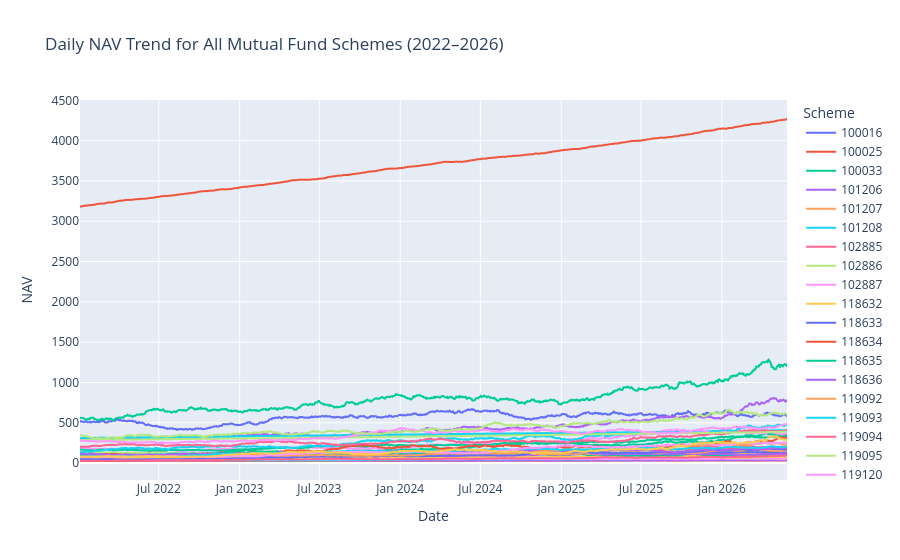

Notebook code for this chart:
### Markdown cell above
NAV - Trend - Analysis

### Code cell
fig = px.line(
    nav_df,
    x='date',
    y='nav',
    color='amfi_code',
    title='Daily NAV Trend for All Mutual Fund Schemes (2022–2026)',
    labels={
        'date': 'Date',
        'nav': 'NAV',
        'amfi_code': 'Scheme'
    }
)
fig.write_image(
    "../Charts/nav_trend.png"
)
fig.show()

### Figure 1 — Plotly figure (JSON) as saved in the notebook; plotly's stock layout.template omitted (floating-point values rounded to 4 significant figures; data arrays with more than 128 entries replaced by an {"elided": "..."} marker saying what was removed)
{"data": [{"hovertemplate": "Scheme=100016<br>Date=%{x}<br>NAV=%{y}<extra></extra>", "legendgroup": "100016", "line": {"color": "#636efa", "dash": "solid"}, "marker": {"symbol": "circle"}, "mode": "lines", "name": "100016", "showlegend": true, "type": "scattergl", "x": {"elided": "1150 str values"}, "xaxis": "x", "y": {"elided": "1150 float values"}, "yaxis": "y"}, {"hovertemplate": "Scheme=100025<br>Date=%{x}<br>NAV=%{y}<extra></extra>", "legendgroup": "100025", "line": {"color": "#EF553B", "dash": "solid"}, "marker": {"symbol": "circle"}, "mode": "lines", "name": "100025", "showlegend": true, "type": "scattergl", "x": {"elided": "1150 str values"}, "xaxis": "x", "y": {"elided": "1150 float values"}, "yaxis": "y"}, {"hovertemplate": "Scheme=100033<br>Date=%{x}<br>NAV=%{y}<extra></extra>", "legendgroup": "100033", "line": {"color": "#00cc96", "dash": "solid"}, "marker": {"symbol": "circle"}, "mode": "lines", "name": "100033", "showlegend": true, "type": "scattergl", "x": {"elided": "1150 str values"}, "xaxis": "x", "y": {"elided": "1150 float values"}, "yaxis": "y"}, {"hovertemplate": "Scheme=101206<br>Date=%{x}<br>NAV=%{y}<extra></extra>", "legendgroup": "101206", "line": {"color": "#ab63fa", "dash": "solid"}, "marker": {"symbol": "circle"}, "mode": "lines", "name": "101206", "showlegend": true, "type": "scattergl", "x": {"elided": "1150 str values"}, "xaxis": "x", "y": {"elided": "1150 float values"}, "yaxis": "y"}, {"hovertemplate": "Scheme=101207<br>Date=%{x}<br>NAV=%{y}<extra></extra>", "legendgroup": "101207", "line": {"color": "#FFA15A", "dash": "solid"}, "marker": {"symbol": "circle"}, "mode": "lines", "name": "101207", "showlegend": true, "type": "scattergl", "x": {"elided": "1150 str values"}, "xaxis": "x", "y": {"elided": "1150 float values"}, "yaxis": "y"}, {"hovertemplate": "Scheme=101208<br>Date=%{x}<br>NAV=%{y}<extra></extra>", "legendgroup": "101208", "line": {"color": "#19d3f3", "dash": "solid"}, "marker": {"symbol": "circle"}, "mode": "lines", "name": "101208", "showlegend": true, "type": "scattergl", "x": {"elided": "1150 str values"}, "xaxis": "x", "y": {"elided": "1150 float values"}, "yaxis": "y"}, {"hovertemplate": "Scheme=102885<br>Date=%{x}<br>NAV=%{y}<extra></extra>", "legendgroup": "102885", "line": {"color": "#FF6692", "dash": "solid"}, "marker": {"symbol": "circle"}, "mode": "lines", "name": "102885", "showlegend": true, "type": "scattergl", "x": {"elided": "1150 str values"}, "xaxis": "x", "y": {"elided": "1150 float values"}, "yaxis": "y"}, {"hovertemplate": "Scheme=102886<br>Date=%{x}<br>NAV=%{y}<extra></extra>", "legendgroup": "102886", "line": {"color": "#B6E880", "dash": "solid"}, "marker": {"symbol": "circle"}, "mode": "lines", "name": "102886", "showlegend": true, "type": "scattergl", "x": {"elided": "1150 str values"}, "xaxis": "x", "y": {"elided": "1150 float values"}, "yaxis": "y"}, {"hovertemplate": "Scheme=102887<br>Date=%{x}<br>NAV=%{y}<extra></extra>", "legendgroup": "102887", "line": {"color": "#FF97FF", "dash": "solid"}, "marker": {"symbol": "circle"}, "mode": "lines", "name": "102887", "showlegend": true, "type": "scattergl", "x": {"elided": "1150 str values"}, "xaxis": "x", "y": {"elided": "1150 float values"}, "yaxis": "y"}, {"hovertemplate": "Scheme=118632<br>Date=%{x}<br>NAV=%{y}<extra></extra>", "legendgroup": "118632", "line": {"color": "#FECB52", "dash": "solid"}, "marker": {"symbol": "circle"}, "mode": "lines", "name": "118632", "showlegend": true, "type": "scattergl", "x": {"elided": "1150 str values"}, "xaxis": "x", "y": {"elided": "1150 float values"}, "yaxis": "y"}, {"hovertemplate": "Scheme=118633<br>Date=%{x}<br>NAV=%{y}<extra></extra>", "legendgroup": "118633", "line": {"color": "#636efa", "dash": "solid"}, "marker": {"symbol": "circle"}, "mode": "lines", "name": "118633", "showlegend": true, "type": "scattergl", "x": {"elided": "1150 str values"}, "xaxis": "x", "y": {"elided": "1150 float values"}, "yaxis": "y"}, {"hovertemplate": "Scheme=118634<br>Date=%{x}<br>NAV=%{y}<extra></extra>", "legendgroup": "118634", "line": {"color": "#EF553B", "dash": "solid"}, "marker": {"symbol": "circle"}, "mode": "lines", "name": "118634", "showlegend": true, "type": "scattergl", "x": {"elided": "1150 str values"}, "xaxis": "x", "y": {"elided": "1150 float values"}, "yaxis": "y"}, {"hovertemplate": "Scheme=118635<br>Date=%{x}<br>NAV=%{y}<extra></extra>", "legendgroup": "118635", "line": {"color": "#00cc96", "dash": "solid"}, "marker": {"symbol": "circle"}, "mode": "lines", "name": "118635", "showlegend": true, "type": "scattergl", "x": {"elided": "1150 str values"}, "xaxis": "x", "y": {"elided": "1150 float values"}, "yaxis": "y"}, {"hovertemplate": "Scheme=118636<br>Date=%{x}<br>NAV=%{y}<extra></extra>", "legendgroup": "118636", "line": {"color": "#ab63fa", "dash": "solid"}, "marker": {"symbol": "circle"}, "mode": "lines", "name": "118636", "showlegend": true, "type": "scattergl", "x": {"elided": "1150 str values"}, "xaxis": "x", "y": {"elided": "1150 float values"}, "yaxis": "y"}, {"hovertemplate": "Scheme=119092<br>Date=%{x}<br>NAV=%{y}<extra></extra>", "legendgroup": "119092", "line": {"color": "#FFA15A", "dash": "solid"}, "marker": {"symbol": "circle"}, "mode": "lines", "name": "119092", "showlegend": true, "type": "scattergl", "x": {"elided": "1150 str values"}, "xaxis": "x", "y": {"elided": "1150 float values"}, "yaxis": "y"}, {"hovertemplate": "Scheme=119093<br>Date=%{x}<br>NAV=%{y}<extra></extra>", "legendgroup": "119093", "line": {"color": "#19d3f3", "dash": "solid"}, "marker": {"symbol": "circle"}, "mode": "lines", "name": "119093", "showlegend": true, "type": "scattergl", "x": {"elided": "1150 str values"}, "xaxis": "x", "y": {"elided": "1150 float values"}, "yaxis": "y"}, {"hovertemplate": "Scheme=119094<br>Date=%{x}<br>NAV=%{y}<extra></extra>", "legendgroup": "119094", "line": {"color": "#FF6692", "dash": "solid"}, "marker": {"symbol": "circle"}, "mode": "lines", "name": "119094", "showlegend": true, "type": "scattergl", "x": {"elided": "1150 str values"}, "xaxis": "x", "y": {"elided": "1150 float values"}, "yaxis": "y"}, {"hovertemplate": "Scheme=119095<br>Date=%{x}<br>NAV=%{y}<extra></extra>", "legendgroup": "119095", "line": {"color": "#B6E880", "dash": "solid"}, "marker": {"symbol": "circle"}, "mode": "lines", "name": "119095", "showlegend": true, "type": "scattergl", "x": {"elided": "1150 str values"}, "xaxis": "x", "y": {"elided": "1150 float values"}, "yaxis": "y"}, {"hovertemplate": "Scheme=119120<br>Date=%{x}<br>NAV=%{y}<extra></extra>", "legendgroup": "119120", "line": {"color": "#FF97FF", "dash": "solid"}, "marker": {"symbol": "circle"}, "mode": "lines", "name": "119120", "showlegend": true, "type": "scattergl", "x": {"elided": "1150 str values"}, "xaxis": "x", "y": {"elided": "1150 float values"}, "yaxis": "y"}, {"hovertemplate": "Scheme=119551<br>Date=%{x}<br>NAV=%{y}<extra></extra>", "legendgroup": "119551", "line": {"color": "#FECB52", "dash": "solid"}, "marker": {"symbol": "circle"}, "mode": "lines", "name": "119551", "showlegend": true, "type": "scattergl", "x": {"elided": "1150 str values"}, "xaxis": "x", "y": {"elided": "1150 float values"}, "yaxis": "y"}, {"hovertemplate": "Scheme=119552<br>Date=%{x}<br>NAV=%{y}<extra></extra>", "legendgroup": "119552", "line": {"color": "#636efa", "dash": "solid"}, "marker": {"symbol": "circle"}, "mode": "lines", "name": "119552", "showlegend": true, "type": "scattergl", "x": {"elided": "1150 str values"}, "xaxis": "x", "y": {"elided": "1150 float values"}, "yaxis": "y"}, {"hovertemplate": "Scheme=119598<br>Date=%{x}<br>NAV=%{y}<extra></extra>", "legendgroup": "119598", "line": {"color": "#EF553B", "dash": "solid"}, "marker": {"symbol": "circle"}, "mode": "lines", "name": "119598", "showlegend": true, "type": "scattergl", "x": {"elided": "1150 str values"}, "xaxis": "x", "y": {"elided": "1150 float values"}, "yaxis": "y"}, {"hovertemplate": "Scheme=119599<br>Date=%{x}<br>NAV=%{y}<extra></extra>", "legendgroup": "119599", "line": {"color": "#00cc96", "dash": "solid"}, "marker": {"symbol": "circle"}, "mode": "lines", "name": "119599", "showlegend": true, "type": "scattergl", "x": {"elided": "1150 str values"}, "xaxis": "x", "y": {"elided": "1150 float values"}, "yaxis": "y"}, {"hovertemplate": "Scheme=120503<br>Date=%{x}<br>NAV=%{y}<extra></extra>", "legendgroup": "120503", "line": {"color": "#ab63fa", "dash": "solid"}, "marker": {"symbol": "circle"}, "mode": "lines", "name": "120503", "showlegend": true, "type": "scattergl", "x": {"elided": "1150 str values"}, "xaxis": "x", "y": {"elided": "1150 float values"}, "yaxis": "y"}, {"hovertemplate": "Scheme=120504<br>Date=%{x}<br>NAV=%{y}<extra></extra>", "legendgroup": "120504", "line": {"color": "#FFA15A", "dash": "solid"}, "marker": {"symbol": "circle"}, "mode": "lines", "name": "120504", "showlegend": true, "type": "scattergl", "x": {"elided": "1150 str values"}, "xaxis": "x", "y": {"elided": "1150 float values"}, "yaxis": "y"}, {"hovertemplate": "Scheme=120505<br>Date=%{x}<br>NAV=%{y}<extra></extra>", "legendgroup": "120505", "line": {"color": "#19d3f3", "dash": "solid"}, "marker": {"symbol": "circle"}, "mode": "lines", "name": "120505", "showlegend": true, "type": "scattergl", "x": {"elided": "1150 str values"}, "xaxis": "x", "y": {"elided": "1150 float values"}, "yaxis": "y"}, {"hovertemplate": "Scheme=120506<br>Date=%{x}<br>NAV=%{y}<extra></extra>", "legendgroup": "120506", "line": {"color": "#FF6692", "dash": "solid"}, "marker": {"symbol": "circle"}, "mode": "lines", "name": "120506", "showlegend": true, "type": "scattergl", "x": {"elided": "1150 str values"}, "xaxis": "x", "y": {"elided": "1150 float values"}, "yaxis": "y"}, {"hovertemplate": "Scheme=120507<br>Date=%{x}<br>NAV=%{y}<extra></extra>", "legendgroup": "120507", "line": {"color": "#B6E880", "dash": "solid"}, "marker": {"symbol": "circle"}, "mode": "lines", "name": "120507", "showlegend": true, "type": "scattergl", "x": {"elided": "1150 str values"}, "xaxis": "x", "y": {"elided": "1150 float values"}, "yaxis": "y"}, {"hovertemplate": "Scheme=120841<br>Date=%{x}<br>NAV=%{y}<extra></extra>", "legendgroup": "120841", "line": {"color": "#FF97FF", "dash": "solid"}, "marker": {"symbol": "circle"}, "mode": "lines", "name": "120841", "showlegend": true, "type": "scattergl", "x": {"elided": "1150 str values"}, "xaxis": "x", "y": {"elided": "1150 float values"}, "yaxis": "y"}, {"hovertemplate": "Scheme=120842<br>Date=%{x}<br>NAV=%{y}<extra></extra>", "legendgroup": "120842", "line": {"color": "#FECB52", "dash": "solid"}, "marker": {"symbol": "circle"}, "mode": "lines", "name": "120842", "showlegend": true, "type": "scattergl", "x": {"elided": "1150 str values"}, "xaxis": "x", "y": {"elided": "1150 float values"}, "yaxis": "y"}, {"hovertemplate": "Scheme=120843<br>Date=%{x}<br>NAV=%{y}<extra></extra>", "legendgroup": "120843", "line": {"color": "#636efa", "dash": "solid"}, "marker": {"symbol": "circle"}, "mode": "lines", "name": "120843", "showlegend": true, "type": "scattergl", "x": {"elided": "1150 str values"}, "xaxis": "x", "y": {"elided": "1150 float values"}, "yaxis": "y"}, {"hovertemplate": "Scheme=120844<br>Date=%{x}<br>NAV=%{y}<extra></extra>", "legendgroup": "120844", "line": {"color": "#EF553B", "dash": "solid"}, "marker": {"symbol": "circle"}, "mode": "lines", "name": "120844", "showlegend": true, "type": "scattergl", "x": {"elided": "1150 str values"}, "xaxis": "x", "y": {"elided": "1150 float values"}, "yaxis": "y"}, {"hovertemplate": "Scheme=125497<br>Date=%{x}<br>NAV=%{y}<extra></extra>", "legendgroup": "125497", "line": {"color": "#00cc96", "dash": "solid"}, "marker": {"symbol": "circle"}, "mode": "lines", "name": "125497", "showlegend": true, "type": "scattergl", "x": {"elided": "1150 str values"}, "xaxis": "x", "y": {"elided": "1150 float values"}, "yaxis": "y"}, {"hovertemplate": "Scheme=125498<br>Date=%{x}<br>NAV=%{y}<extra></extra>", "legendgroup": "125498", "line": {"color": "#ab63fa", "dash": "solid"}, "marker": {"symbol": "circle"}, "mode": "lines", "name": "125498", "showlegend": true, "type": "scattergl", "x": {"elided": "1150 str values"}, "xaxis": "x", "y": {"elided": "1150 float values"}, "yaxis": "y"}, {"hovertemplate": "Scheme=148567<br>Date=%{x}<br>NAV=%{y}<extra></extra>", "legendgroup": "148567", "line": {"color": "#FFA15A", "dash": "solid"}, "marker": {"symbol": "circle"}, "mode": "lines", "name": "148567", "showlegend": true, "type": "scattergl", "x": {"elided": "1150 str values"}, "xaxis": "x", "y": {"elided": "1150 float values"}, "yaxis": "y"}, {"hovertemplate": "Scheme=148568<br>Date=%{x}<br>NAV=%{y}<extra></extra>", "legendgroup": "148568", "line": {"color": "#19d3f3", "dash": "solid"}, "marker": {"symbol": "circle"}, "mode": "lines", "name": "148568", "showlegend": true, "type": "scattergl", "x": {"elided": "1150 str values"}, "xaxis": "x", "y": {"elided": "1150 float values"}, "yaxis": "y"}, {"hovertemplate": "Scheme=148569<br>Date=%{x}<br>NAV=%{y}<extra></extra>", "legendgroup": "148569", "line": {"color": "#FF6692", "dash": "solid"}, "marker": {"symbol": "circle"}, "mode": "lines", "name": "148569", "showlegend": true, "type": "scattergl", "x": {"elided": "1150 str values"}, "xaxis": "x", "y": {"elided": "1150 float values"}, "yaxis": "y"}, {"hovertemplate": "Scheme=149322<br>Date=%{x}<br>NAV=%{y}<extra></extra>", "legendgroup": "149322", "line": {"color": "#B6E880", "dash": "solid"}, "marker": {"symbol": "circle"}, "mode": "lines", "name": "149322", "showlegend": true, "type": "scattergl", "x": {"elided": "1150 str values"}, "xaxis": "x", "y": {"elided": "1150 float values"}, "yaxis": "y"}, {"hovertemplate": "Scheme=149323<br>Date=%{x}<br>NAV=%{y}<extra></extra>", "legendgroup": "149323", "line": {"color": "#FF97FF", "dash": "solid"}, "marker": {"symbol": "circle"}, "mode": "lines", "name": "149323", "showlegend": true, "type": "scattergl", "x": {"elided": "1150 str values"}, "xaxis": "x", "y": {"elided": "1150 float values"}, "yaxis": "y"}, {"hovertemplate": "Scheme=149324<br>Date=%{x}<br>NAV=%{y}<extra></extra>", "legendgroup": "149324", "line": {"color": "#FECB52", "dash": "solid"}, "marker": {"symbol": "circle"}, "mode": "lines", "name": "149324", "showlegend": true, "type": "scattergl", "x": {"elided": "1150 str values"}, "xaxis": "x", "y": {"elided": "1150 float values"}, "yaxis": "y"}], "layout": {"legend": {"title": {"text": "Scheme"}, "tracegroupgap": 0}, "title": {"text": "Daily NAV Trend for All Mutual Fund Schemes (2022–2026)"}, "xaxis": {"anchor": "y", "domain": [0, 1], "title": {"text": "Date"}}, "yaxis": {"anchor": "x", "domain": [0, 1], "title": {"text": "NAV"}}}}
